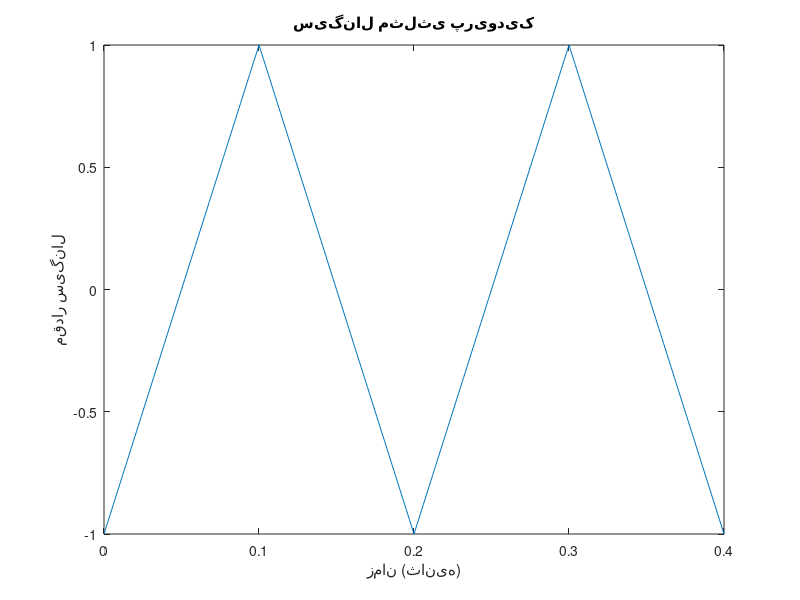

Recreate this plot in MATLAB.
% پارامترها
Fs = 1000; % نرخ نمونهبرداری (1kHz)
f = 5; % فرکانس سیگنال (5Hz)

% ایجاد سیگنال مثلثی پریودیک
t = 0:1/Fs:0.4; % بازه زمانی
triangularSignal = sawtooth(2*pi*f*t, 0.5);

% نمایش سیگنال
plot(t, triangularSignal);
title('سیگنال مثلثی پریودیک');
xlabel('زمان (ثانیه)');
ylabel('مقدار سیگنال');

